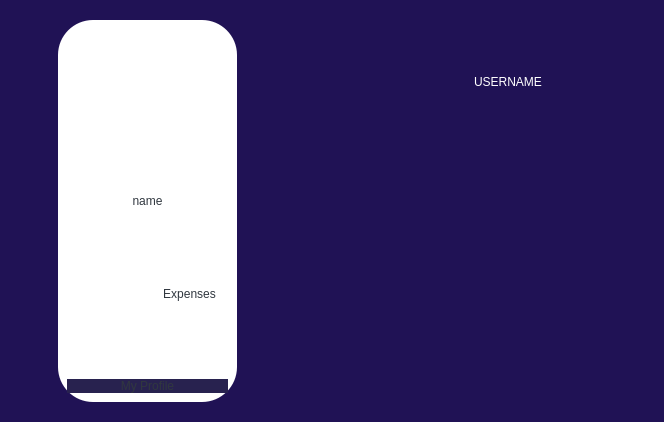
<?xml version="1.0" encoding="UTF-8"?>
<ui version="4.0">
 <class>profileDialog</class>
 <widget class="QDialog" name="profileDialog">
  <property name="geometry">
   <rect>
    <x>0</x>
    <y>0</y>
    <width>664</width>
    <height>422</height>
   </rect>
  </property>
  <property name="windowTitle">
   <string>Dialog</string>
  </property>
  <property name="styleSheet">
   <string notr="true">background:rgb(32, 18, 85);
color:rgb(48, 55, 63);</string>
  </property>
  <layout class="QHBoxLayout" name="horizontalLayout">
   <item>
    <layout class="QVBoxLayout" name="verticalLayout">
     <item>
      <widget class="QPushButton" name="pushButton_6">
       <property name="sizePolicy">
        <sizepolicy hsizetype="Preferred" vsizetype="Preferred">
         <horstretch>0</horstretch>
         <verstretch>0</verstretch>
        </sizepolicy>
       </property>
       <property name="styleSheet">
        <string notr="true">border:0px;</string>
       </property>
       <property name="text">
        <string/>
       </property>
      </widget>
     </item>
     <item>
      <widget class="QPushButton" name="pushButton_5">
       <property name="sizePolicy">
        <sizepolicy hsizetype="Preferred" vsizetype="Preferred">
         <horstretch>0</horstretch>
         <verstretch>0</verstretch>
        </sizepolicy>
       </property>
       <property name="styleSheet">
        <string notr="true">border:0px;</string>
       </property>
       <property name="text">
        <string/>
       </property>
      </widget>
     </item>
     <item>
      <widget class="QPushButton" name="pushbutton_home">
       <property name="sizePolicy">
        <sizepolicy hsizetype="Preferred" vsizetype="Preferred">
         <horstretch>0</horstretch>
         <verstretch>0</verstretch>
        </sizepolicy>
       </property>
       <property name="styleSheet">
        <string notr="true">border:0px;
image:url(:/res/Screenshot 2023-11-02 094331.png)</string>
       </property>
       <property name="text">
        <string/>
       </property>
      </widget>
     </item>
     <item>
      <widget class="QPushButton" name="pushbutton_calc">
       <property name="sizePolicy">
        <sizepolicy hsizetype="Preferred" vsizetype="Preferred">
         <horstretch>0</horstretch>
         <verstretch>0</verstretch>
        </sizepolicy>
       </property>
       <property name="styleSheet">
        <string notr="true">border:0px;
image: url(:/res/Screenshot 2023-11-02 094410.png);</string>
       </property>
       <property name="text">
        <string/>
       </property>
      </widget>
     </item>
     <item>
      <widget class="QPushButton" name="pushbutton_list">
       <property name="sizePolicy">
        <sizepolicy hsizetype="Preferred" vsizetype="Preferred">
         <horstretch>0</horstretch>
         <verstretch>0</verstretch>
        </sizepolicy>
       </property>
       <property name="styleSheet">
        <string notr="true">border:0px;
image: url(:/res/Screenshot 2023-11-02 094359.png);</string>
       </property>
       <property name="text">
        <string/>
       </property>
      </widget>
     </item>
     <item>
      <widget class="QPushButton" name="pushButton">
       <property name="sizePolicy">
        <sizepolicy hsizetype="Preferred" vsizetype="Preferred">
         <horstretch>0</horstretch>
         <verstretch>0</verstretch>
        </sizepolicy>
       </property>
       <property name="styleSheet">
        <string notr="true">border:0;</string>
       </property>
       <property name="text">
        <string/>
       </property>
      </widget>
     </item>
     <item>
      <widget class="QPushButton" name="pushButton_7">
       <property name="sizePolicy">
        <sizepolicy hsizetype="Preferred" vsizetype="Preferred">
         <horstretch>0</horstretch>
         <verstretch>0</verstretch>
        </sizepolicy>
       </property>
       <property name="styleSheet">
        <string notr="true">border:0px;</string>
       </property>
       <property name="text">
        <string/>
       </property>
      </widget>
     </item>
     <item>
      <widget class="QPushButton" name="pushButton_8">
       <property name="sizePolicy">
        <sizepolicy hsizetype="Preferred" vsizetype="Preferred">
         <horstretch>0</horstretch>
         <verstretch>0</verstretch>
        </sizepolicy>
       </property>
       <property name="styleSheet">
        <string notr="true">border:0px;</string>
       </property>
       <property name="text">
        <string/>
       </property>
      </widget>
     </item>
    </layout>
   </item>
   <item>
    <widget class="QStackedWidget" name="stackedWidget_4">
     <widget class="QWidget" name="page_7">
      <layout class="QHBoxLayout" name="horizontalLayout_2">
       <item>
        <widget class="QGroupBox" name="groupBox">
         <property name="styleSheet">
          <string notr="true">background-color:rgb(255,255,255);
border-radius:35px;</string>
         </property>
         <property name="title">
          <string/>
         </property>
         <layout class="QVBoxLayout" name="verticalLayout_5">
          <item>
           <layout class="QVBoxLayout" name="verticalLayout_4">
            <item>
             <widget class="QFrame" name="frame">
              <property name="sizePolicy">
               <sizepolicy hsizetype="Preferred" vsizetype="Preferred">
                <horstretch>0</horstretch>
                <verstretch>0</verstretch>
               </sizepolicy>
              </property>
              <property name="styleSheet">
               <string notr="true">image: url(:/res/Screenshot 2023-09-24 212318.png);</string>
              </property>
              <property name="frameShape">
               <enum>QFrame::StyledPanel</enum>
              </property>
              <property name="frameShadow">
               <enum>QFrame::Raised</enum>
              </property>
             </widget>
            </item>
            <item>
             <widget class="QLabel" name="label">
              <property name="sizePolicy">
               <sizepolicy hsizetype="Preferred" vsizetype="Fixed">
                <horstretch>0</horstretch>
                <verstretch>0</verstretch>
               </sizepolicy>
              </property>
              <property name="styleSheet">
               <string notr="true">font: 700 12pt &quot;Segoe UI&quot;;</string>
              </property>
              <property name="text">
               <string>name</string>
              </property>
              <property name="alignment">
               <set>Qt::AlignCenter</set>
              </property>
             </widget>
            </item>
           </layout>
          </item>
          <item>
           <layout class="QVBoxLayout" name="verticalLayout_3">
            <item>
             <layout class="QVBoxLayout" name="verticalLayout_2">
              <item>
               <layout class="QHBoxLayout" name="horizontalLayout_4">
                <item>
                 <widget class="QFrame" name="frame_3">
                  <property name="styleSheet">
                   <string notr="true">image: url(:/res/Screenshot 2023-11-01 115658.png);</string>
                  </property>
                  <property name="frameShape">
                   <enum>QFrame::StyledPanel</enum>
                  </property>
                  <property name="frameShadow">
                   <enum>QFrame::Raised</enum>
                  </property>
                 </widget>
                </item>
                <item>
                 <widget class="QPushButton" name="pushbutton_expenses">
                  <property name="sizePolicy">
                   <sizepolicy hsizetype="Preferred" vsizetype="Preferred">
                    <horstretch>0</horstretch>
                    <verstretch>0</verstretch>
                   </sizepolicy>
                  </property>
                  <property name="styleSheet">
                   <string notr="true">font: 700 12pt &quot;Segoe UI&quot;;</string>
                  </property>
                  <property name="text">
                   <string>Expenses</string>
                  </property>
                 </widget>
                </item>
               </layout>
              </item>
             </layout>
            </item>
            <item>
             <widget class="QLabel" name="label_2">
              <property name="sizePolicy">
               <sizepolicy hsizetype="Preferred" vsizetype="Fixed">
                <horstretch>0</horstretch>
                <verstretch>0</verstretch>
               </sizepolicy>
              </property>
              <property name="styleSheet">
               <string notr="true">font: 700 12pt &quot;Segoe UI&quot;;
border-radius:10px;
color:rbg(255,255,255);
background-color:rgb(40, 34, 79)</string>
              </property>
              <property name="text">
               <string>My Profile</string>
              </property>
              <property name="alignment">
               <set>Qt::AlignCenter</set>
              </property>
             </widget>
            </item>
           </layout>
          </item>
         </layout>
        </widget>
       </item>
      </layout>
     </widget>
     <widget class="QWidget" name="page_8"/>
    </widget>
   </item>
   <item>
    <widget class="QStackedWidget" name="stackedWidget_2">
     <property name="currentIndex">
      <number>1</number>
     </property>
     <widget class="QWidget" name="page_3"/>
     <widget class="QWidget" name="page_4">
      <layout class="QVBoxLayout" name="verticalLayout_6">
       <item>
        <widget class="QFrame" name="frame_5">
         <property name="styleSheet">
          <string notr="true">border:0px;
image:url(:/res/Screenshot 2023-11-02 100223.png);</string>
         </property>
         <property name="frameShape">
          <enum>QFrame::StyledPanel</enum>
         </property>
         <property name="frameShadow">
          <enum>QFrame::Raised</enum>
         </property>
        </widget>
       </item>
       <item>
        <widget class="QFrame" name="frame_6">
         <property name="styleSheet">
          <string notr="true">border:0px;
</string>
         </property>
         <property name="frameShape">
          <enum>QFrame::StyledPanel</enum>
         </property>
         <property name="frameShadow">
          <enum>QFrame::Raised</enum>
         </property>
        </widget>
       </item>
       <item>
        <widget class="QFrame" name="frame_7">
         <property name="styleSheet">
          <string notr="true">border:0px;
</string>
         </property>
         <property name="frameShape">
          <enum>QFrame::StyledPanel</enum>
         </property>
         <property name="frameShadow">
          <enum>QFrame::Raised</enum>
         </property>
        </widget>
       </item>
      </layout>
     </widget>
    </widget>
   </item>
   <item>
    <widget class="QStackedWidget" name="stackedWidget">
     <property name="sizePolicy">
      <sizepolicy hsizetype="Preferred" vsizetype="Preferred">
       <horstretch>0</horstretch>
       <verstretch>0</verstretch>
      </sizepolicy>
     </property>
     <property name="styleSheet">
      <string notr="true">color:rgb(255,255,255);</string>
     </property>
     <widget class="QWidget" name="page">
      <layout class="QVBoxLayout" name="verticalLayout_7">
       <item>
        <widget class="QFrame" name="frame_8">
         <property name="styleSheet">
          <string notr="true">border:0px;
</string>
         </property>
         <property name="frameShape">
          <enum>QFrame::StyledPanel</enum>
         </property>
         <property name="frameShadow">
          <enum>QFrame::Raised</enum>
         </property>
         <layout class="QHBoxLayout" name="horizontalLayout_6">
          <item>
           <layout class="QVBoxLayout" name="verticalLayout_8">
            <item>
             <widget class="QLabel" name="label_4">
              <property name="text">
               <string>USERNAME</string>
              </property>
             </widget>
            </item>
           </layout>
          </item>
         </layout>
        </widget>
       </item>
       <item>
        <widget class="QFrame" name="frame_9">
         <property name="styleSheet">
          <string notr="true">border:0px;
</string>
         </property>
         <property name="frameShape">
          <enum>QFrame::StyledPanel</enum>
         </property>
         <property name="frameShadow">
          <enum>QFrame::Raised</enum>
         </property>
        </widget>
       </item>
       <item>
        <widget class="QFrame" name="frame_10">
         <property name="styleSheet">
          <string notr="true">border:0px;
</string>
         </property>
         <property name="frameShape">
          <enum>QFrame::StyledPanel</enum>
         </property>
         <property name="frameShadow">
          <enum>QFrame::Raised</enum>
         </property>
        </widget>
       </item>
      </layout>
     </widget>
     <widget class="QWidget" name="page_2"/>
    </widget>
   </item>
  </layout>
 </widget>
 <resources/>
 <connections/>
</ui>
